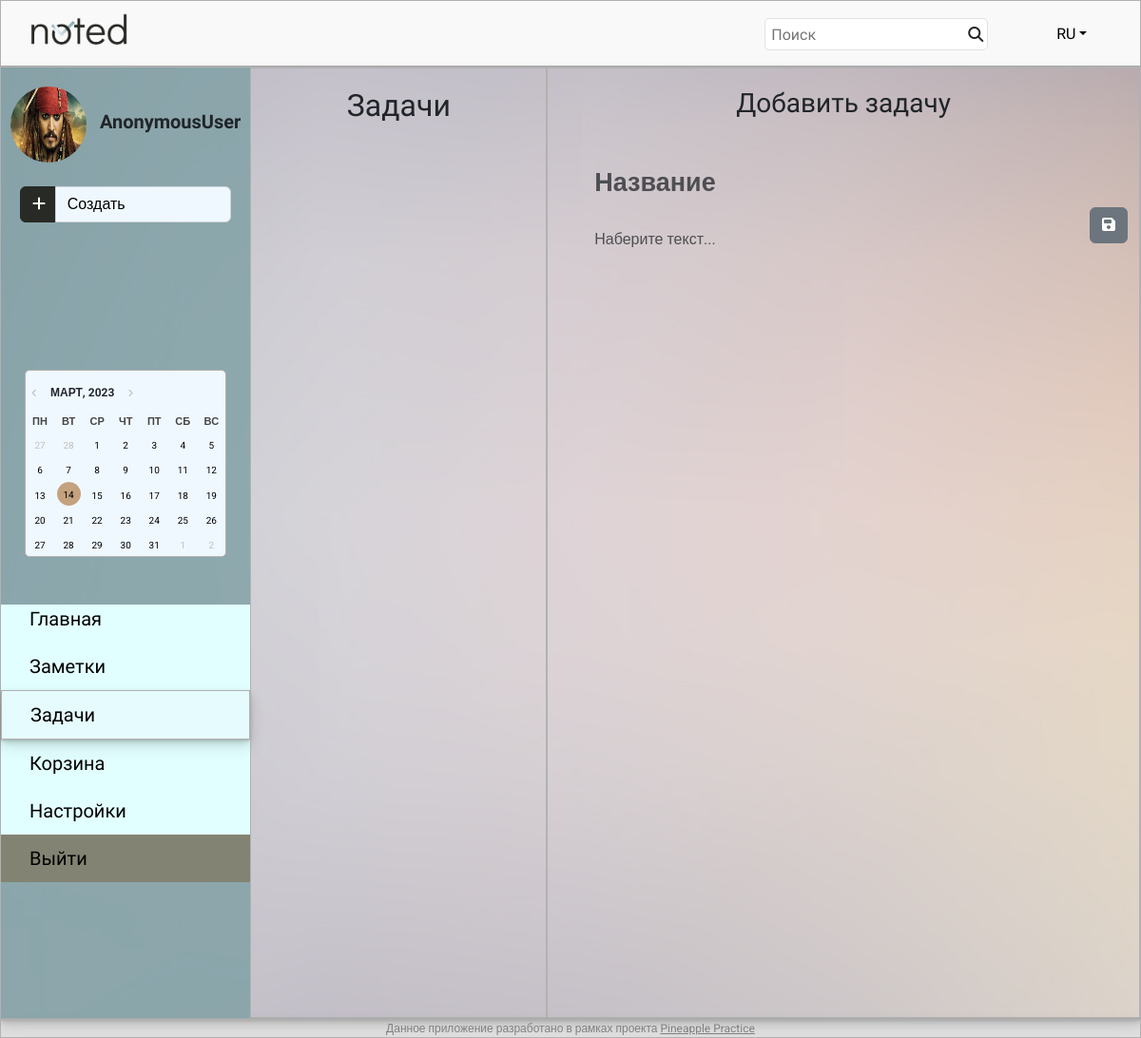
/main/tasks, run on an earlier commit of the app's database.
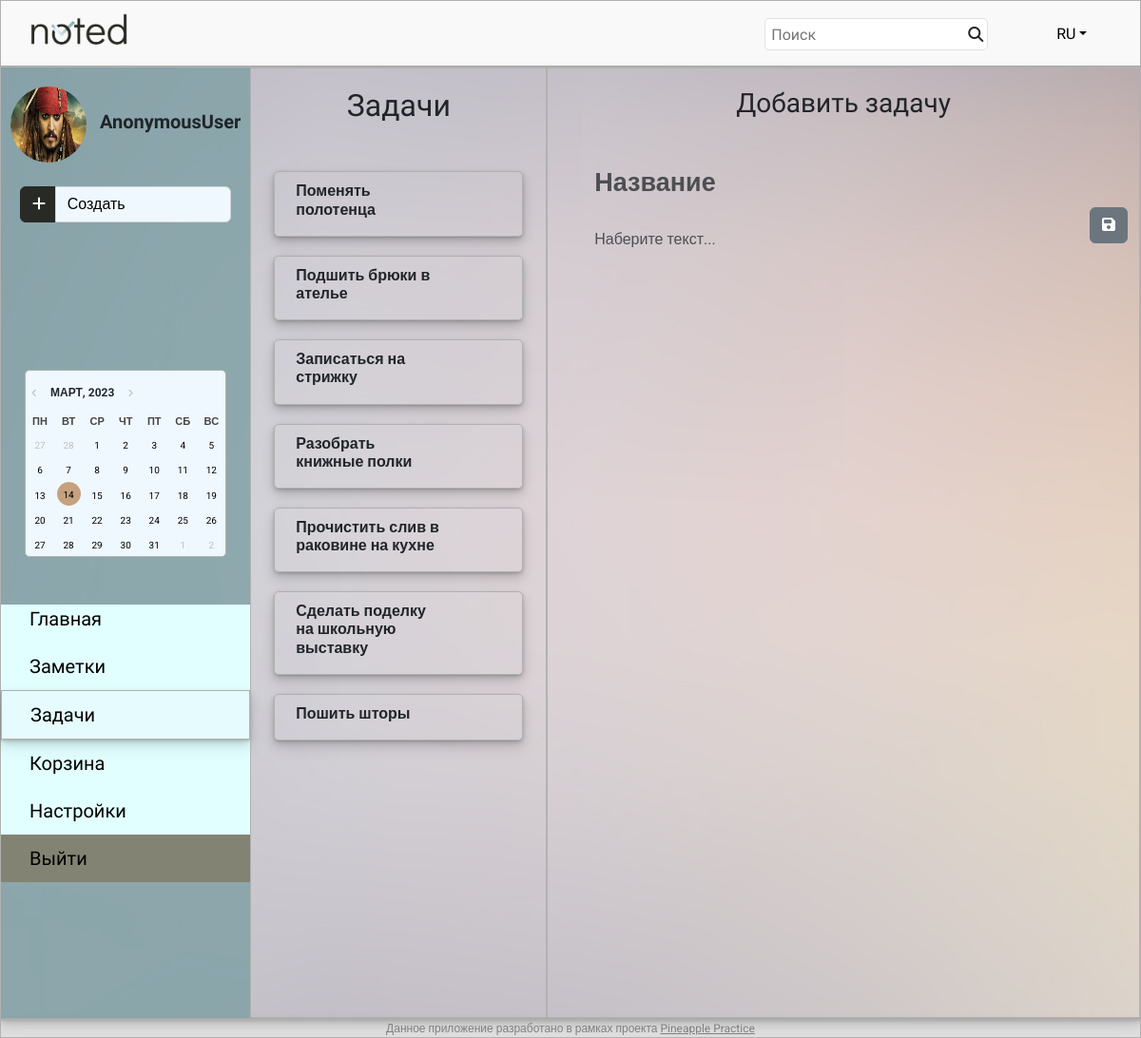
And on a later commit of the database.
### notes/models.py (models this page shows, shortened)
class Task(models.Model):
    task_title = models.CharField(max_length=1000)
    task_author = models.ForeignKey(User, on_delete=models.CASCADE)
    task_time = models.DateField()
    task_priority = models.BooleanField(default=False)
    task_deleted = models.BooleanField(default=False)
    task_trash = models.BooleanField(default=False)

### notes/views.py (the view)
# urls.py: path('tasks', all_tasks, name='tasks'),
def all_tasks(request):
    today = datetime.date.today()
    today_tasks = Task.objects.filter(task_time=today)
    if request.method == "POST":
        task_title = request.POST['task_title']
        task_author = request.user
        note_time = datetime.date.today()
        Note.objects.create(task_title=task_title, note_text=note_text, task_author=task_author, note_time=note_time)
        return redirect('notes')
    else:
        return render(request, 'tasks.html', context={'today_tasks': today_tasks})

### templates/tasks.html (shortened to what this page needs)
{% extends "default.html" %}
{% block content %}
    <div class="container-xxl main-main">
        <div class="row">
            <div class="col-auto col-2.5 sidebar">
                <div class="ava">
                    <img src="/static/images/vorobey.jpg" alt="Avatar" width="80" height="80" class="rounded-circle">
                    <span class="username">{{ request.user }}</span>
                </div>
                <div class="input-group dropdown">
                    <button type="button" class="btn btn-primary dropdown-toggle" id="dropdownMenuButton1" data-bs-toggle="dropdown" aria-expanded="false" style="background: #282A25; border-color: #282A25; width: 17%;">
                        <i class="fas fa-plus" aria-hidden="true"></i>
                    </button>
                    <button type="button" class="btn btn-primary" style="background: #f0f8ff; color: black; border: 1px solid #ced4da; width: 83.4%; text-align: left;">Создать</button>
                </div>
                <div class="calendar-wrapper">
                    <button id="btnPrev" type="button" style="margin-top: 15px;"></button>
                    <h6 id="headCal"></h6>
                    <button id="btnNext" type="button"></button>
                    <div id="divCal"></div>
                </div>
                <div class="nav-list">
                    <ul style="list-style-type: none;">
                        <li style="padding-top: 0px;"><a href="{% url 'main' %}">Главная</a></li>
                        <li><a href="{% url 'notes' %}">Заметки</a></li>
                        <li class="current_page"><a href="{% url 'signin' %}">Задачи</a></li>
                        <li><a href="{% url 'signin' %}">Корзина</a></li>
                        <li><a href="{% url 'signin' %}">Настройки</a></li>
                        <li style="background: rgba(108, 100, 81, 0.8);"><a href="{% url 'logout' %}">Выйти</a></li>
                    </ul>
                </div>
            </div>
            <div class="col" id="tasks-notes">
                <div class="row">
                    <div class="col-4 tasks">
                        <h2 style="text-align: center; font-family: 'Didact Gothic', sans-serif; margin-top: 20px; margin-bottom: 50px;">Задачи</h2>
                        <div class="col-10 offset-1">
                        {% for task in today_tasks %}
                            <div class="row note-block">
                                <div class="col-9">
                                    <h6><b>{{ task.task_title }}</b></h6>
                                </div>
                            </div>
                        {% endfor %}
                        </div>
                    </div>
                    <div class="col-8 notes">
                        <h3 style="text-align: center; font-family: 'Didact Gothic', sans-serif; margin-top: 20px; margin-bottom: 20px;">Добавить задачу</h3>
                        <form method="post" action="{% url 'tasks' %}" class="form-area">
                            <div class="mb-3">
                                <input type="text" class="form-control note-title" name="task_title" placeholder="Название">
                                <button type="submit" class="btn btn-secondary" style="float: right;">
                                    <i class="fa-solid fa-floppy-disk"></i>
                                </button>
                            </div>
                            <div>
                                <textarea class="form-control note-text" rows="25" name="note_text" placeholder="Наберите текст..."></textarea>
                            </div>
                        </form>
                    </div>
                </div>
            </div>
        </div>
    </div>
{% endblock content %}

What changed in the data, as far as the page shows it:
now on this page (row edited): Task: task_title "Поменять полотенца"
now on this page (row edited): Task: task_title "Подшить брюки в ателье"
now on this page (row edited): Task: task_title "Записаться на стрижку"
now on this page (row edited): Task: task_title "Разобрать книжные полки"
now on this page (row edited): Task: task_title "Прочистить слив в раковине на кухне"
now on this page (row edited): Task: task_title "Сделать поделку на школьную выставку"
now on this page (row edited): Task: task_title "Пошить шторы"
